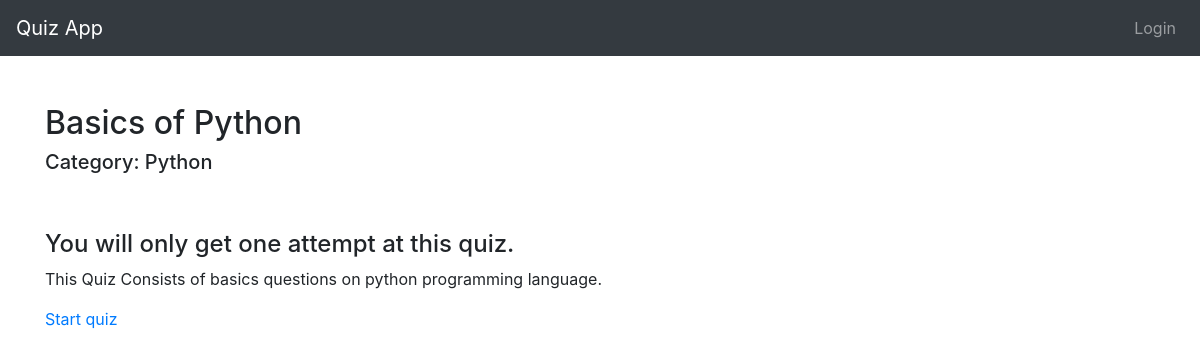
The app's page /basicofpython/ with its own data.
### quiz/models.py (models this page shows, shortened)
class Quiz(models.Model):
    title = models.CharField(
        verbose_name=_("Title"),
        max_length=60, blank=False)
    description = models.TextField(
        verbose_name=_("Description"),
        blank=True, help_text=_("a description of the quiz"))
    url = models.SlugField(
        max_length=60, blank=False,
        help_text=_("a user friendly url"),
        verbose_name=_("user friendly url"))
    category = models.ForeignKey(
        Category, null=True, blank=True,
        verbose_name=_("Category"), on_delete=models.CASCADE)
    random_order = models.BooleanField(
        blank=False, default=False,
        verbose_name=_("Random Order"),
        help_text=_("Display the questions in "
                    "a random order or as they "
                    "are set?"))
    max_questions = models.PositiveIntegerField(
        blank=True, null=True, verbose_name=_("Max Questions"),
        help_text=_("Number of questions to be answered on each attempt."))
    answers_at_end = models.BooleanField(
        blank=False, default=False,
        help_text=_("Correct answer is NOT shown after question."
                    " Answers displayed at the end."),
        verbose_name=_("Answers at end"))
    exam_paper = models.BooleanField(
        blank=False, default=False,
        help_text=_("If yes, the result of each"
                    " attempt by a user will be"
                    " stored. Necessary for marking."),
        verbose_name=_("Exam Paper"))
    single_attempt = models.BooleanField(
        blank=False, default=False,
        help_text=_("If yes, only one attempt by"
                    " a user will be permitted."
                    " Non users cannot sit this exam."),
        verbose_name=_("Single Attempt"))
    pass_mark = models.SmallIntegerField(
        blank=True, default=0,
        verbose_name=_("Pass Mark"),
        help_text=_("Percentage required to pass exam."),
        validators=[MaxValueValidator(100)])
    success_text = models.TextField(
        blank=True, help_text=_("Displayed if user passes."),
        verbose_name=_("Success Text"))
    fail_text = models.TextField(
        verbose_name=_("Fail Text"),
        blank=True, help_text=_("Displayed if user fails."))
    draft = models.BooleanField(
        blank=True, default=False,
        verbose_name=_("Draft"),
        help_text=_("If yes, the quiz is not displayed"
                    " in the quiz list and can only be"
                    " taken by users who can edit"
                    " quizzes."))
    class Meta:
        verbose_name = _("Quiz")
        verbose_name_plural = _("Quizzes")

class Category(models.Model):
    category = models.CharField(
        verbose_name=_("Category"),
        max_length=250, blank=True,
        unique=True, null=True)
    objects = CategoryManager()
    class Meta:
        verbose_name = _("Category")
        verbose_name_plural = _("Categories")
    def __str__(self):
        return self.category

### quiz/views.py (the view)
class QuizDetailView(DetailView):
    model = Quiz
    slug_field = 'url'
    def get(self, request, *args, **kwargs):
        self.object = self.get_object()
        if self.object.draft and not request.user.has_perm('quiz.change_quiz'):
            raise PermissionDenied
        context = self.get_context_data(object=self.object)
        return self.render_to_response(context)

### quiz/templates/quiz/quiz_detail.html (shortened to what this page needs)
{% extends 'base.html' %}
{% load i18n %}
{% block content %}
<br><br>
<h2>{{ quiz.title }}</h2>
<h5>{% trans "Category" %}: {{ quiz.category }}</h5>
<br><br>
{% if quiz.single_attempt %}
  <h4>{% trans "You will only get one attempt at this quiz" %}.</h4>
{% endif %}
<p>{{ quiz.description }}</p>
<p>
  <a href="{% url 'quiz_question' quiz_name=quiz.url %}">
	{% trans "Start quiz" %}
  </a>
</p>
{% endblock %}

### records on screen
Quiz: title "Basics of Python", category "Python", description "This Quiz Consists of basics questions on python programming language."
